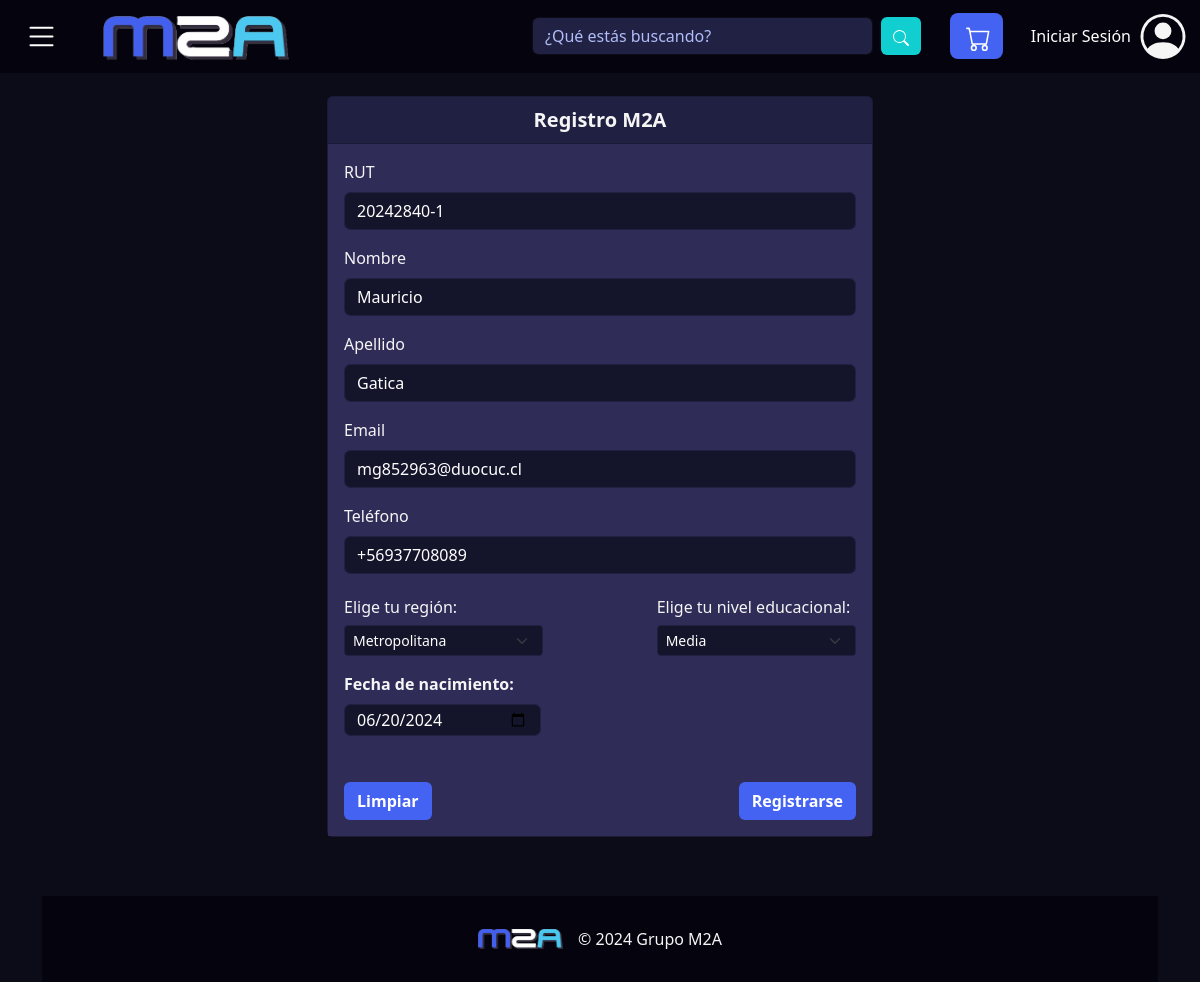
/registroUsuarios/18, run on the app's committed database.
### Store/models.py (models this page shows)
class Usuario ( models.Model):
    idUsuario = models.AutoField(primary_key=True)
    nombre    = models.CharField(max_length=35)
    apellido  = models.CharField(max_length=35)
    rut       = models.CharField(max_length=40, default='11111111-1')
    email     = models.EmailField(max_length=70)
    telefono  = models.CharField(max_length=40)
    region    = models.ForeignKey('Region', on_delete=models.CASCADE)
    nivelEd   = models.ForeignKey('nivelEducacional', on_delete=models.CASCADE)
    fechaNac  = models.DateField(default='2000-01-01')

### Store/views.py (the view)
# urls.py: path('registroUsuarios/<int:idUsuario>', views.modificarUsuario, name='modificarUsuario'),
def modificarUsuario(request, idUsuario):
    usuario = Usuario.objects.get(idUsuario = idUsuario)
    nivelesEducacionales = nivelEducacional.objects.all()
    regiones = Region.objects.all()
    context = {
    'usuario': usuario,
    'nivelesEducacionales': nivelesEducacionales,
    'regiones': regiones,
    }
    return render(request, 'registroUsuarios.html', context)

### Store/templates/registroUsuarios.html (shortened to what this page needs)
{% extends "plantilla_base.html"  %}
{% block contenido %}
    <div class="container mt-5 pt-5">
      <div class="col d-flex flex-column min-vh-100">
        <div class="row justify-content-center">
            <div class="col-md-6">
                <div class="card">
                    <div class="card-header" style="text-align: center; font-size: 20px; background-color: #202043; color: whitesmoke; font-weight: bold;">
                        Registro M2A
                    </div>
                    <div class="card-body" style="background-color: #2f2c58;">
                        <form action="{% url 'registrarse' %}" method="post" enctype="multipart/form-data">
                            <div class="mb-3">
                                <label for="rut" class="form-label" style="color: whitesmoke;">RUT</label>
                                <input type="name" value="{{usuario.rut}}" name="txtRut" class="txtRut form-control" id="rut" aria-describedby="emailHelp" style="background-color: #14142b; border-color: #202043; color: white; " placeholder="Sin puntos y con guión.">
                            </div>
                            <div class="mb-3">
                                <label for="nombre" class="form-label" style="color: whitesmoke;">Nombre</label>
                                <input type="name" value="{{usuario.nombre}}" name="txtNombre" class="txtNombre form-control" id="nombre" style="background-color: #14142b; border-color: #202043; color: white;" placeholder="Ingresa tu nombre">
                            </div>
                            <div class="mb-3">
                                <label for="apellido" class="form-label" style="color: whitesmoke;">Apellido</label>
                                <input type="lastname" value="{{usuario.apellido}}" name="txtApellido" class="txtApellido form-control" id="apellido" style="background-color: #14142b; border-color: #202043; color: white" placeholder="Ingresa tu apellido">
                            </div>
                            <div class="mb-3">
                                <label for="correo" class="form-label" style="color: whitesmoke;">Email</label>
                                <input type="email" value="{{usuario.email}}" name="txtEmail" class="txtEmail form-control" id="correo" style="background-color: #14142b; border-color: #202043; color: white" placeholder="Ingresa tu email">
                            </div>
                            <div class="mb-3">
                              <label for="telefono" class="form-label" style="color: whitesmoke;">Teléfono</label>
                              <input type="tel" value="{{usuario.telefono}}" name="txtTelefono" class="txtTelefono form-control" id="telefono" style="background-color: #14142b; border-color: #202043; color: white" placeholder="Debe comenzar con +569/+562.">
                          </div>
                          <div class="row">
                            <div class="col-5 pt-2 mt-auto">
                              <h6 style="color: whitesmoke;">Elige tu región:</h6>
                              <select class="selectRegion form-select form-select-sm" value="{{usuario.region}}" aria-label="Default select example" name="txtRegion" style="background-color: #14142b; border-color: #202043; color: white">
                                {%for region in regiones%}
                                {%if usuario.region.idRegion == region.idRegion %}
                                <option name="idTpoClave" value="{{region.idRegion}}" selected>{{region.nombre}}</option>
                                {%else%}
                                <option name="idTpoClave" value="{{region.idRegion}}">{{region.nombre}}</option>
                                {%endif%}
                                {%endfor%}
                              </select>
                            </div>
                            <div class="col-5 offset-2 pt-2 mt-auto">
                              <h6 style="color: whitesmoke;">Elige tu nivel educacional:</h6>
                              <select class="selectEd form-select form-select-sm" value="{{usuario.nivelEd}}" name="txtNvlEducacional"aria-label="Default select example" style="background-color: #14142b; border-color: #202043; color: white">
                                {%for nivel in nivelesEducacionales%}
                                {%if usuario.nivelEd.idEducacion == nivel.idEducacion %}
                                <option name="idTpoClave" value="{{nivel.idEducacion}}" selected>{{nivel.nombre}}</option>
                                {%else%}
                                <option name="idTpoClave" value="{{nivel.idEducacion}}">{{nivel.nombre}}</option>
                                {%endif%}
                                {%endfor%}
                              </select>
                            </div>
                            <div class="row">
                              <div class="col-md-6 mb-3 pt-3">
                                <label for="edad" class="form-label" style="font-weight: bold;">Fecha de nacimiento:</label>
                                <input type="date" value="{{usuario.fechaNac|date:'Y-m-d'}}" class="selectNac form-control" id="edad" name="edad" style="width: 85%; height: 45%;background-color: #14142b; border-color: #202043; color: white" required>
                              </div>
                            </div>
                            <div class="col pt-4 justify-content-start d-flex">
                              <button type="submit" class="btn-aceptar btn float-end me-auto" style="font-weight: bold;" id="limpiarRegistro">Limpiar</button>
                            </div>
                            <div class="col pt-4">
                              <button type="submit" name="enviarRegistro"class="btn-aceptar btn float-end ms-auto" style="font-weight: bold;" id="enviarRegistro">Registrarse</button>
                            </div>
                        </form>
                    </div>
                </div>
            </div>
        </div>
    </div>
  </div>
{%endblock%}

### Store/static/style.css (style rules this page uses)
body { background-color: #0C0C19; }
.card { background-color: #212144; color: whitesmoke; }
.form-control::placeholder { color: #b0bdf8 }
.btn-aceptar { background-color: #4463f2; color: white; }
#rut::placeholder { color: #b0bdf8 }
#nombre::placeholder { color: #b0bdf8 }
#apellido::placeholder { color: #b0bdf8 }
#correo::placeholder { color: #b0bdf8 }
#telefono::placeholder { color: #b0bdf8 }

### data on the page
Usuario: txtRut "20242840-1", txtNombre "Mauricio", txtApellido "Gatica", txtEmail "mg852963@duocuc.cl", txtTelefono "+56937708089", edad "06/20/2024"

### other printed values
form field txtRegion "Metropolitana"
form field txtNvlEducacional "Media"
